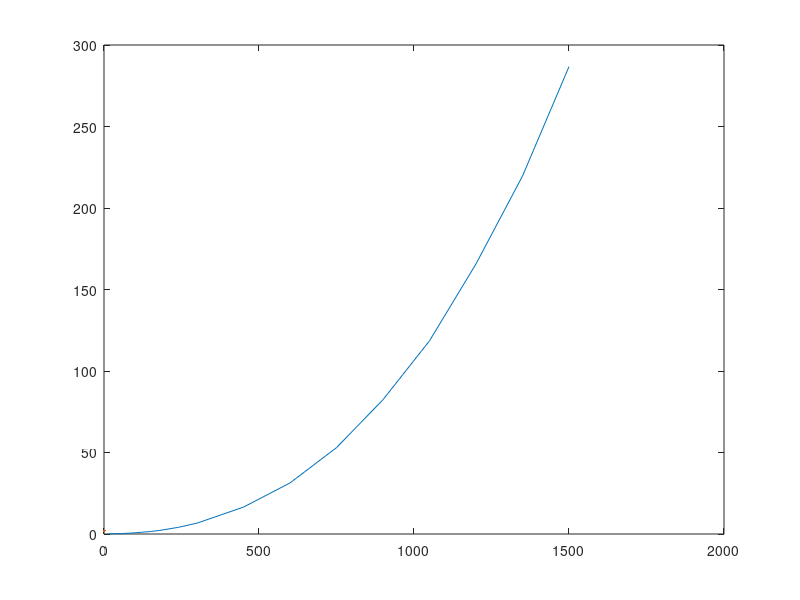

The MATLAB script that drew this image: (Note: this script raises an error after producing the figure.)
%Draw graph
discetizations = [15,30,60,90,120,150,180,240,300,450,600,750,900,1050,1200,1350,1500]

discetization_runtime = [0.068458,0.162452,0.307201,0.588817,1.056665,1.515952,2.204892,4.096350,6.657557,16.503736,31.314643,52.977726,82.403003,118.502493,165.701297,219.595436,286.723667]

figure
set(gca,"FontSize",16)
plot(discetizations,discetization_runtime,LineWidth=2)
xlabel('Number of Discretizations',FontSize=16) 
ylabel('Runtime (seconds)',FontSize=16) 

%%
data = importdata('covid-data/greedy_res.mat');
% Assuming your data is stored in a variable called 'data'
x = data(:,1); % Extracting the first column for x-axis
y = data(:,2); % Extracting the second column for y-axis
colorValues = data(:,4); % Extracting the fourth column for color values

% Creating a scatter plot where the color of each point is determined by 'colorValues'
figure; % Opens a new figure window
scatter(x, y, 40, colorValues, 'filled'); % '40' is the marker size, you can adjust it as needed
colorbar; % Adds a color bar to the side of the plot to indicate the scale of 'colorValues'
xlabel('X-axis Label'); % Replace 'X-axis Label' with your actual label
ylabel('Y-axis Label'); % Replace 'Y-axis Label' with your actual label
title('Your Heatmap Title'); % Provide a title for your heatmap

%%
cdata = zeros(T,5);
cdata(3:10,1) = 1;
cdata(:,3) = Uniformres(:,4);
cdata(:,2) = Greedyres(:,4);
cdata(:,5) = Uniformres1(:,4);
cdata(:,4) = Greedyres1(:,4);
cdata = transpose(cdata);
yvalues = cell(1,T);
yvalues(:,:)={0};
ytik = cell(1,T);
ytik(:,:)={0};
for i =1:T
    yvalues(1,i)={i};
    if mod(i,5)==0
        ytik(1,i) = {num2str(i)};
    else
        ytik(1,i) = {' '} ;
    end
end
h = heatmap(yvalues,xvalues,cdata);
mymap = [1 1 1
    1 0 0];
colormap(mymap)
h.XDisplayLabels = ytik;
h.Title = 'Lockdown policy over time';
s = struct(h);
s.XAxis.TickLabelRotation = 0;   % horizontal
%h.Position=[0.1300 0.1100 0.8179 0.159];
h.XLabel = ('Week'); 
h.FontSize =18;
h.ColorbarVisible = 'off';
%h = heatmap(cdata);
%%

% Define the boundaries of the regions
x1 = [0 0.6 0.6 0];
y1 = [0 0 0.2 0.2];

x2 = [0 0.6 0.6 0];
y2 = [0.2 0.2 1 1];

x3 = [0.6 1 1 0.6];
y3 = [0 0 0.2 0.2];

x4 = [0.6 1 1 0.6];
y4 = [0.2 0.2 1 1];

% Plot the regions with different colors
figure;
hold on;

fill(x1, y1, [1 0.8 0.8]); % Light red
fill(x2, y2, [0.8 1 0.8]); % Light green
fill(x3, y3, [0.8 0.8 1]); % Light blue
fill(x4, y4, [1 1 0.6]); % Light yellow
plot(0.1,0.3,'*','MarkerSize',10,'LineWidth',2,'Color','black')
plot(0.3,0.6,'*','MarkerSize',10,'LineWidth',2,'Color','black')

% Add text to each region
text(0.15, 0.3, '$$\mathbf{X}_t$$', 'HorizontalAlignment', 'center','Interpreter', 'latex', 'fontsize', 18);
text(0.35, 0.6, '$$\bar{\mathbf{X}}_t$$', 'HorizontalAlignment', 'center','Interpreter', 'latex', 'fontsize', 18);

text(0.3, 0.1, 'State 1', 'HorizontalAlignment', 'center');
text(0.3, 0.5, 'State 2', 'HorizontalAlignment', 'center');
text(0.8, 0.1, 'State 3', 'HorizontalAlignment', 'center');
text(0.8, 0.5, 'State 4', 'HorizontalAlignment', 'center');

% Set the axis limits
axis([0 1 0 1]);
axis square;

% Label the axes
xlabel('Susceptible, G_S = [0,0.6,1]','fontsize', 18);
ylabel('Infectious, G_I = [0,0.2,1]','fontsize', 18);

hold off;
%%
%%

% Define the boundaries of the regions
x11 = [0 0.3 0.3 0];
y11 = [0 0 0.2 0.2];

x12 = [0.3 0.6 0.6 0.3];
y12 = [0 0 0.2 0.2];

x21 = [0 0.3 0.3 0];
y21 = [0.2 0.2 1 1];

x22 = [0.3 0.6 0.6 0.3];
y22 = [0.2 0.2 1 1];

x3 = [0.6 1 1 0.6];
y3 = [0 0 0.2 0.2];

x4 = [0.6 1 1 0.6];
y4 = [0.2 0.2 1 1];

% Plot the regions with different colors
figure;
hold on;

fill(x11, y11, [1 0.8 0.8]); % Light red
fill(x21, y21, [0.8 1 0.8]); % Light green
fill(x12, y12, [1 0.6 0.6]); % Light red
fill(x22, y22, [0.6 1 0.6]); % Light green
fill(x3, y3, [0.8 0.8 1]); % Light blue
fill(x4, y4, [1 1 0.6]); % Light yellow
plot(0.1,0.3,'*','MarkerSize',10,'LineWidth',2,'Color','black')
plot(0.15,0.6,'*','MarkerSize',10,'LineWidth',2,'Color','black')

% Add text to each region
text(0.15, 0.3, '$$\mathbf{X}_t$$', 'HorizontalAlignment', 'center','Interpreter', 'latex', 'fontsize', 18);
text(0.2, 0.6, '$$\bar{\mathbf{X}}_t$$', 'HorizontalAlignment', 'center','Interpreter', 'latex', 'fontsize', 18);

%text(0.15, 0.1, 'State 1', 'HorizontalAlignment', 'center');
%text(0.15, 0.5, 'State 2', 'HorizontalAlignment', 'center');
%text(0.45, 0.1, 'State 3', 'HorizontalAlignment', 'center');
%text(0.45, 0.5, 'State 4', 'HorizontalAlignment', 'center');
%text(0.8, 0.1, 'State 5', 'HorizontalAlignment', 'center');
%text(0.8, 0.5, 'State 6', 'HorizontalAlignment', 'center');

% Set the axis limits
axis([0 1 0 1]);
axis square;

% Label the axes
xlabel('Susceptible, G_S'' = [0,0.3,0.6,1]','fontsize', 18);
ylabel('Infectious, G_I'' = [0,0.2,1]','fontsize', 18);

hold off;
